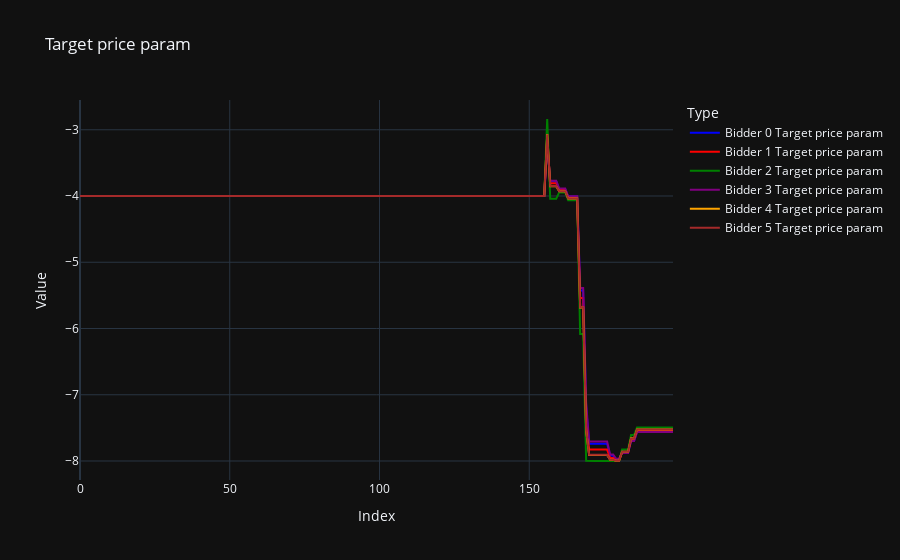

Notebook code for this chart:
### Code cell
### Target price param

fig = go.Figure()

for bidder in range(n):
    fig.add_trace(go.Scatter(
        #x=bid_data['index'],
        y=df_target_price_param[f'bidder_{bidder}'],
        mode='lines',
        name=f'Bidder {bidder} Target price param',
        line=dict(width=2, color=colors[bidder])  # Adjust line width if necessary
    ))

# Update layout
fig.update_layout(
    title='Target price param',
    xaxis_title='Index',
    yaxis_title='Value',
    legend_title='Type'
)

# Show the plot
fig.show()

### Figure 1 — Plotly figure (JSON) as saved in the notebook; plotly's stock layout.template omitted (floating-point values rounded to 4 significant figures; data arrays with more than 128 entries replaced by an {"elided": "..."} marker saying what was removed)
{"data": [{"line": {"color": "blue", "width": 2}, "mode": "lines", "name": "Bidder 0 Target price param", "y": {"elided": "199 float values"}, "type": "scatter"}, {"line": {"color": "red", "width": 2}, "mode": "lines", "name": "Bidder 1 Target price param", "y": {"elided": "199 float values"}, "type": "scatter"}, {"line": {"color": "green", "width": 2}, "mode": "lines", "name": "Bidder 2 Target price param", "y": {"elided": "199 float values"}, "type": "scatter"}, {"line": {"color": "purple", "width": 2}, "mode": "lines", "name": "Bidder 3 Target price param", "y": {"elided": "199 float values"}, "type": "scatter"}, {"line": {"color": "orange", "width": 2}, "mode": "lines", "name": "Bidder 4 Target price param", "y": {"elided": "199 float values"}, "type": "scatter"}, {"line": {"color": "brown", "width": 2}, "mode": "lines", "name": "Bidder 5 Target price param", "y": {"elided": "199 float values"}, "type": "scatter"}], "layout": {"title": {"text": "Target price param"}, "xaxis": {"title": {"text": "Index"}}, "yaxis": {"title": {"text": "Value"}}, "legend": {"title": {"text": "Type"}}}}
